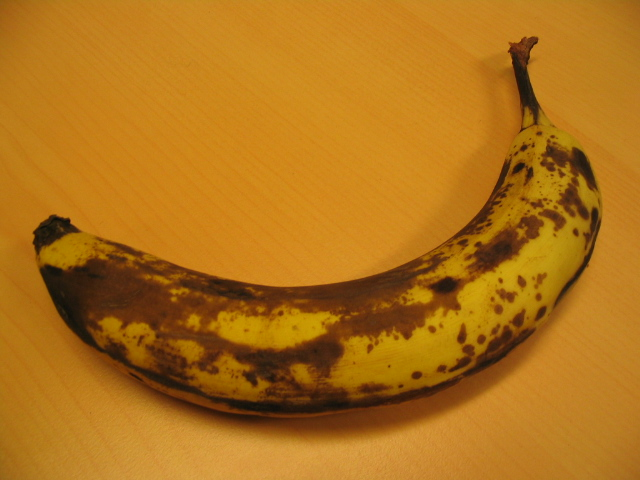
#> input picture segmentation/provided_images/banana.png, 640 x 480 px
$ jupyter execute --allow-errors Segmentation.ipynb
#> lines starting #> are read from the running program, lines starting #| are printed output that depends on the picture
# Project 2: Segmentation

### What to Submit
Submit this iPython Notebook--containing all your code for the programming exercises below--on [learning suite](https://learningsuite.byu.edu/).

Your notebook file should produce the relevant plots and also provide a short write-up with answers to the questions below.

Please also fill in here the time that each part took you:
* 1. Setting up PyMaxFlow: <span style="color:red;">30 minutes</span>
* 2. Getting your first successful segmentation: <span style="color:red;">3 hours</span>
* 3. Adjusting parameters (e.g. $\lambda$, $\sigma$) and so forth, to get good results: <span style="color:red;">30 minutes</span>
* 4. Completing the write-up: <span style="color:red;">1.5 hours (generating images and such)</span>

Note that there are two folders within the project.  We have provided some images for you to use in testing your implementation, in the `provided images` folder along with their ground-truth segmentations to compare your results to.  Along with these, we want you to provide 2-4 additional images that you select on which you show your results.  <i>Please use the `provided_images` in that path and place any others in the `user_data` folder, and load all of the images (or user input point location files) via the approapriate relative path.  We will drop your notebook file and your `user_data` folder into our folder (which will have the `provided_images` already) and then run your notebook.</i>

## Preparation:
So that you can focus on the elements of the cost function ( the link weights), you may use a existing implementation of the actual min-cut algorithm itself.  You set up the graph, but it will take care of finding the minimum cut.

For this assignment we will be using a python library called PyMaxFlow.  This library is a python wrapper around the original C++ implementation of the min-cut code from [Vladimir Kolmogorov](http://pub.ist.ac.at/%7Evnk/software.html) (who has co-authored several papers on this subject).

Note: For windows users, you will need the Visual C++ compiler in order for PyMaxFlow to work.  If you already have Visual Studio, this shouldn't be a problem but if you just want the compiler without Visual Studio, you can download [Build Tools For Visual Studio 2017](https://visualstudio.microsoft.com/downloads/#build-tools-for-visual-studio-2017). Once you have access to the Visual C++ compiler look at the next paragraph for PyMaxFlow installation.

PyMaxFlow requires Cython, which should come standard in your anaconda environment but the command to install that will also be included.  To install PyMaxFlow enter the following commands replacing "YourEnvironmentName" with the name of your anaconda environment.
~~~
conda activate YourEnvironemntName
conda install cython
pip install pymaxflow
~~~
Once PyMaxFlow is installed, to understand how to use the library, there is a great [tutorial page](http://pmneila.github.io/PyMaxflow/tutorial.html) that shows how to get started with some simple examples.  Do the "first example" and perhaps the "binary image restoration" as well.

[cell 1]
import maxflow

## Annotations:
Graph cut segmentation is an interactive algorithm requiring the user to provide foreground and background seeds.  Provided is a python file that will open a gui and allow you to annotate the image.  This gui is optional and will require additional packages to be installed into your environment.  To install the packages open a terminal and enter the following commands:
~~~
conda activate YourEnvironmentName
conda install scikit-image pillow
~~~
You can use the gui in the following way:
```python
import guiseg
fore, back = guiseg.get_fore_back(image)
image[fore]  # the foreground seeds
image[back]  # the background seeds
```

For the `guiseg` routine to run, I also found it necssary to install PIL ImageTk (For me, it was `sudo apt install python3-pil.imagetk` but it will be different for Conda).

[cell 2]
import guiseg

import cv2
#imageBGR = cv2.imread('provided_images/simplecircle.png');
imageBGR = cv2.imread('provided_images/obiwan.jpg')
#> (the rest of this cell did not finish here and is left out)

## Graph Cut:
Your code should read in an image and a set of seed pixels and use graph-cut segmentation to segment the image.

You will need to calculate the costs for the t-links (region terms) and the n-links (boundary terms). See the book, the notes/slides, or published papers in this area for ideas of how to define these.  Remember that the t-link weights to a particular terminal (foreground or background) should be large if that pixel looks a lot like the respective foreground/background seeds. The n-link weights should be large if the two neighboring pixels are similar.

Here is [the original paper on graph-cut segmentation](http://www.csd.uwo.ca/~yuri/Papers/iccv01.pdf), which might help with some ideas, but you should look at the literature to see what other costs functions / link weights others have used.

Once the graph is built, use the min-cut algorithm to partition the graph into nodes connected to the foreground node or to the background node, then use these as the resulting labels for the segmentation. Display this result graphically in some fashion overlaid on the input image.  It is best to start with simple images whose foreground and background colors are pretty different and for ones where the edges are pretty clear.  Graph-cut segmentation struggles sometimes with long, thin structures, so you should avoid these types of images early on.

[cell 3]
import numpy as np
from matplotlib import pyplot as plt
from sklearn.neighbors import KernelDensity

[cell 4]
def R(input_pixels, labeled_foreground_pixels, labeled_background_pixels, bandwidth):
    height, width, rgb = input_pixels.shape
    input_pixels_re = np.reshape(input_pixels, ((height*width),3))
    # KDE
    kde_fg = KernelDensity(kernel='gaussian', bandwidth=bandwidth).fit(labeled_foreground_pixels) #bandwidth is sigma right?
    kde_bg = KernelDensity(kernel='gaussian', bandwidth=bandwidth).fit(labeled_background_pixels) #bandwidth is sigma right?
    fg_score = kde_fg.score_samples(input_pixels_re)
    bg_score = kde_bg.score_samples(input_pixels_re)
    fg_score = np.reshape(fg_score, (height,width))
    bg_score = np.reshape(bg_score, (height,width))
    #fg_score = -np.log(fg_score)
    #bg_score = -np.log(bg_score)

    return fg_score, bg_score

def B(input_pixels_p, input_pixels_q, sigma):
    return np.exp(-1 * np.power(np.linalg.norm(input_pixels_p - input_pixels_q),2)/np.power((2*sigma),2))

#> (a cell that did not finish here is left out)

[cell 6]
# Implementation Here (feel free to add additional cells of course)
SIGMA = 0.01
BANDWIDTH = 20
# initialize graph
#> (the rest of this cell did not finish here and is left out)

#> (a cell that did not finish here is left out)

[cell 8]
rows = 1
columns = 4
fig = plt.figure(figsize=(17, 3))
fig.add_subplot(rows, columns, 1)
plt.title("Original Image")
plt.axis('off')
original_imageBGR = cv2.imread('provided_images/banana.png')
#> original_imageBGR is the input picture: shape (480, 640, 3); mean B, G, R 25.1, 113.9, 175.1
original_imageBGR = original_imageBGR[:,:,::-1]; # I reverse the BGR from OpenCV to BGR
plt.imshow(original_imageBGR)

fig.add_subplot(rows, columns, 2)
plt.title("Tri-Map")
plt.axis('off')
plt.imshow(original_imageBGR,alpha=0.5)
og_height, og_width, og_rgb = original_imageBGR.shape
#> og_height = 480; og_width = 640; og_rgb = 3
tri_map = np.full((og_height, og_width, 3), 100)
print(tri_map.shape)
#| (480, 640, 3)
#> (the rest of this cell did not finish here and is left out)

[cell 9]
rows = 1
columns = 4
fig = plt.figure(figsize=(17, 3))
fig.add_subplot(rows, columns, 1)
plt.title("Original Image")
plt.axis('off')
original_imageBGR = cv2.imread('provided_images/penguin.png')
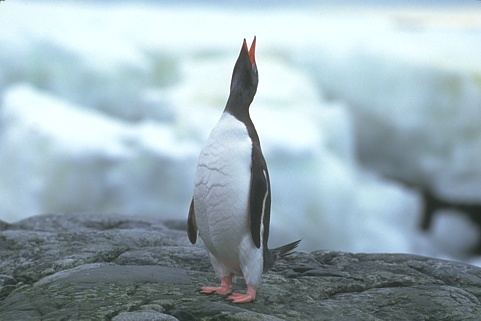
#> input picture segmentation/provided_images/penguin.png, 481 x 321 px
#> original_imageBGR is the input picture: shape (321, 481, 3); mean B, G, R 181.8, 173.7, 155.2
original_imageBGR = original_imageBGR[:,:,::-1]; # I reverse the BGR from OpenCV to BGR
plt.imshow(original_imageBGR)

fig.add_subplot(rows, columns, 2)
plt.title("Tri-Map")
plt.axis('off')
plt.imshow(original_imageBGR,alpha=0.5)
og_height, og_width, og_rgb = original_imageBGR.shape
#> og_height = 321; og_width = 481
tri_map = np.full((og_height, og_width, 3), 100)
print(tri_map.shape)
#| (321, 481, 3)
#> (the rest of this cell did not finish here and is left out)

[cell 10]
rows = 1
columns = 4
fig = plt.figure(figsize=(17, 3))
fig.add_subplot(rows, columns, 1)
plt.title("Original Image")
plt.axis('off')
original_imageBGR = cv2.imread('provided_images/llama.jpg')
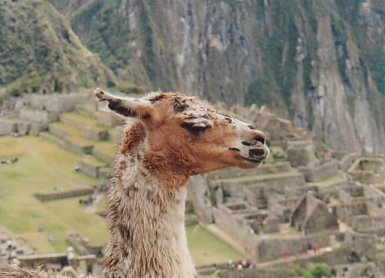
#> input picture segmentation/provided_images/llama.jpg, 385 x 278 px
#> original_imageBGR is the input picture: shape (278, 385, 3); mean B, G, R 114.4, 130.2, 139
original_imageBGR = original_imageBGR[:,:,::-1]; # I reverse the BGR from OpenCV to BGR
plt.imshow(original_imageBGR)

fig.add_subplot(rows, columns, 2)
plt.title("Tri-Map")
plt.axis('off')
plt.imshow(original_imageBGR,alpha=0.5)
og_height, og_width, og_rgb = original_imageBGR.shape
#> og_height = 278; og_width = 385
tri_map = np.full((og_height, og_width, 3), 100)
print(tri_map.shape)
#| (278, 385, 3)
#> (the rest of this cell did not finish here and is left out)
